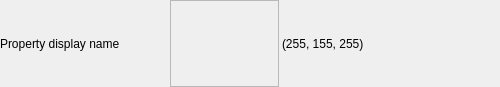
<?xml version="1.0" encoding="UTF-8"?>
<ui version="4.0">
 <class>InspectorColor</class>
 <widget class="QWidget" name="InspectorColor">
  <property name="geometry">
   <rect>
    <x>0</x>
    <y>0</y>
    <width>500</width>
    <height>87</height>
   </rect>
  </property>
  <property name="windowTitle">
   <string>Form</string>
  </property>
  <layout class="QHBoxLayout" name="horizontalLayout_3">
   <property name="spacing">
    <number>0</number>
   </property>
   <property name="leftMargin">
    <number>0</number>
   </property>
   <property name="topMargin">
    <number>0</number>
   </property>
   <property name="rightMargin">
    <number>0</number>
   </property>
   <property name="bottomMargin">
    <number>0</number>
   </property>
   <item>
    <widget class="QLabel" name="propertyDisplayName">
     <property name="sizePolicy">
      <sizepolicy hsizetype="Preferred" vsizetype="Preferred">
       <horstretch>1</horstretch>
       <verstretch>0</verstretch>
      </sizepolicy>
     </property>
     <property name="text">
      <string>Property display name</string>
     </property>
    </widget>
   </item>
   <item>
    <widget class="QWidget" name="widget" native="true">
     <property name="sizePolicy">
      <sizepolicy hsizetype="Preferred" vsizetype="Preferred">
       <horstretch>2</horstretch>
       <verstretch>0</verstretch>
      </sizepolicy>
     </property>
     <layout class="QHBoxLayout" name="horizontalLayout">
      <property name="spacing">
       <number>3</number>
      </property>
      <property name="leftMargin">
       <number>3</number>
      </property>
      <property name="topMargin">
       <number>0</number>
      </property>
      <property name="rightMargin">
       <number>0</number>
      </property>
      <property name="bottomMargin">
       <number>0</number>
      </property>
      <item>
       <widget class="QFrame" name="colorFrame">
        <property name="sizePolicy">
         <sizepolicy hsizetype="Preferred" vsizetype="Preferred">
          <horstretch>1</horstretch>
          <verstretch>0</verstretch>
         </sizepolicy>
        </property>
        <property name="frameShape">
         <enum>QFrame::StyledPanel</enum>
        </property>
        <layout class="QVBoxLayout" name="verticalLayout">
         <property name="spacing">
          <number>0</number>
         </property>
         <property name="leftMargin">
          <number>0</number>
         </property>
         <property name="topMargin">
          <number>0</number>
         </property>
         <property name="rightMargin">
          <number>0</number>
         </property>
         <property name="bottomMargin">
          <number>0</number>
         </property>
         <item>
          <widget class="ee::ClickableWidget" name="colorWidget" native="true"/>
         </item>
        </layout>
       </widget>
      </item>
      <item>
       <widget class="QLabel" name="rgbValue">
        <property name="sizePolicy">
         <sizepolicy hsizetype="Preferred" vsizetype="Preferred">
          <horstretch>2</horstretch>
          <verstretch>0</verstretch>
         </sizepolicy>
        </property>
        <property name="text">
         <string>(255, 155, 255)</string>
        </property>
       </widget>
      </item>
     </layout>
    </widget>
   </item>
  </layout>
 </widget>
 <customwidgets>
  <customwidget>
   <class>ee::ClickableWidget</class>
   <extends>QWidget</extends>
   <header>clickablewidget.hpp</header>
   <container>1</container>
  </customwidget>
 </customwidgets>
 <resources/>
 <connections/>
</ui>
